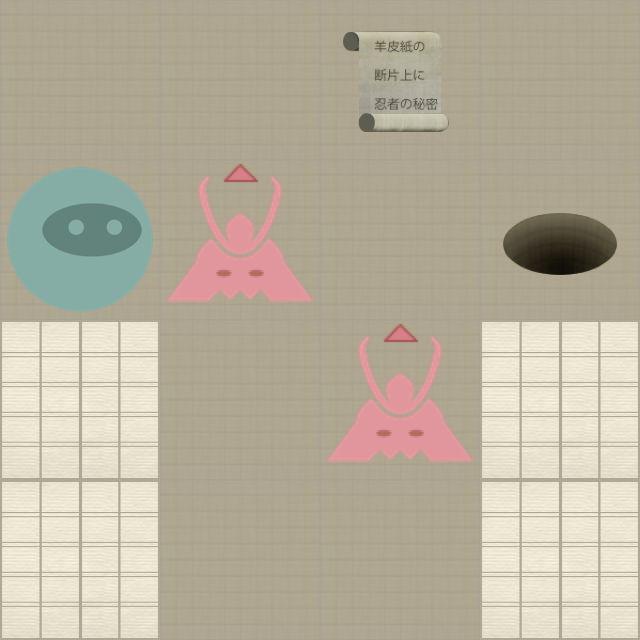

A 2D game scene composited from a Tiled map and its tileset images. What follows is a short description and the map's XML, with each tile layer's data collapsed to a summary:
An orthogonal 4x4 tile map with 160x160 px tiles, 2 tile layers (Level, Actors).

<map version="1.0" orientation="orthogonal" width="4" height="4" tilewidth="160" tileheight="160">
 <properties>
  <property name="moves" value="3" />
 </properties>
 <tileset firstgid="1" name="tiles" tilewidth="160" tileheight="160" spacing="2" margin="2">
  <image source="tiles-ipadhd.png" width="1024" height="1024" />
  <tile id="0">
   <properties>
    <property name="actor" value="exit" />
   </properties>
  </tile>
  <tile id="2">
   <properties>
    <property name="actor" value="guard" />
    <property name="direction" value="down" />
   </properties>
  </tile>
  <tile id="3">
   <properties>
    <property name="actor" value="guard" />
    <property name="direction" value="left" />
   </properties>
  </tile>
  <tile id="4">
   <properties>
    <property name="actor" value="guard" />
    <property name="direction" value="right" />
   </properties>
  </tile>
  <tile id="5">
   <properties>
    <property name="actor" value="guard" />
    <property name="direction" value="up" />
   </properties>
  </tile>
  <tile id="7">
   <properties>
    <property name="actor" value="player" />
   </properties>
  </tile>
  <tile id="8">
   <properties>
    <property name="actor" value="scroll" />
   </properties>
  </tile>
  <tile id="9">
   <properties>
    <property name="wall" value="1" />
   </properties>
  </tile>
 </tileset>
 <layer name="Level" width="4" height="4">
  <data>[16 cells, 16 non-empty, 2 distinct tile ids]</data>
 </layer>
 <layer name="Actors" width="4" height="4">
  <data>[16 cells, 5 non-empty, 4 distinct tile ids]</data>
 </layer>
</map>
